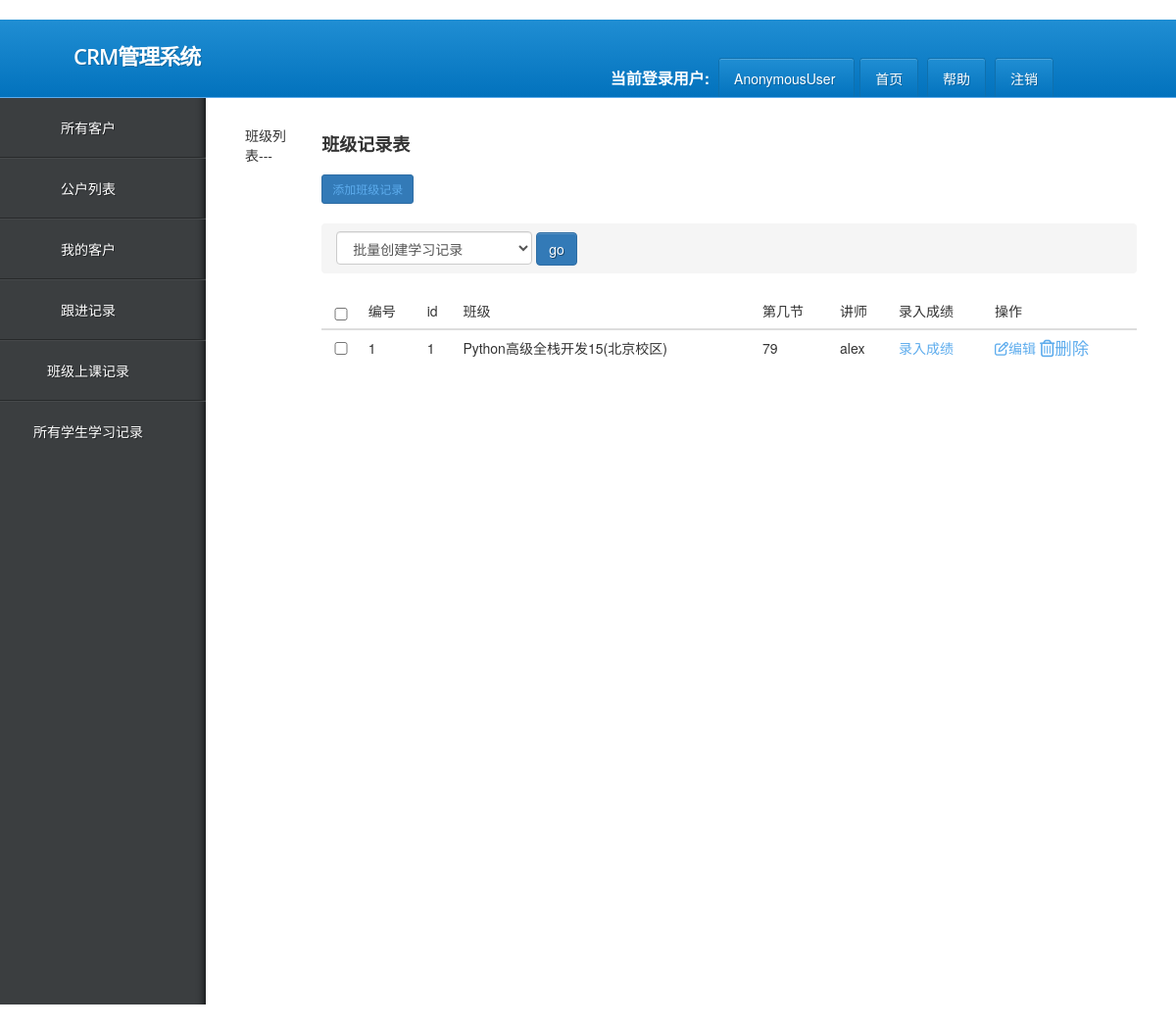
/class_study_record_list/, run on the app's committed database.
### app01/models.py (models this page shows, shortened)
class ClassStudyRecord(models.Model):
    class_obj = models.ForeignKey(verbose_name="班级", to="ClassList",on_delete=models.CASCADE)
    day_num = models.IntegerField(verbose_name="节次", help_text=u"此处填写第几节课或第几天课程...,必须为数字")
    teacher = models.ForeignKey(verbose_name="讲师", to='UserInfo',on_delete=models.CASCADE)
    date = models.DateField(verbose_name="上课日期", auto_now_add=True)
    course_title = models.CharField(verbose_name='本节课程标题', max_length=64, blank=True, null=True)
    course_memo = models.TextField(verbose_name='本节课程内容概要', blank=True, null=True)
    has_homework = models.BooleanField(default=True, verbose_name="本节有作业")
    homework_title = models.CharField(verbose_name='本节作业标题', max_length=64, blank=True, null=True)
    homework_memo = models.TextField(verbose_name='作业描述', max_length=500, blank=True, null=True)
    exam = models.TextField(verbose_name='踩分点', max_length=300, blank=True, null=True)

class ClassList(models.Model):
    course = models.CharField("课程名称", max_length=64, choices=course_choices)
    semester = models.IntegerField("学期")
    campuses = models.ForeignKey('Campuses', verbose_name="校区",on_delete=models.CASCADE)
    price = models.IntegerField("学费", default=10000)
    memo = models.CharField('说明', blank=True, null=True, max_length=100)
    start_date = models.DateField("开班日期")
    graduate_date = models.DateField("结业日期", blank=True, null=True)
    teachers = models.ManyToManyField('UserInfo', verbose_name="老师")
    class_type = models.CharField(choices=class_type_choices, max_length=64, verbose_name='班额及类型', blank=True,
                                  null=True)
    class Meta:
        unique_together = ("course", "semester", 'campuses')
    def __str__(self):
        return "{}{}({})".format(self.get_course_display(), self.semester, self.campuses)

class Campuses(models.Model):
    name = models.CharField(verbose_name='校区', max_length=64)
    address = models.CharField(verbose_name='详细地址', max_length=512, blank=True, null=True)
    def __str__(self):
        return self.name

class UserInfo(AbstractUser):
    tel=models.CharField(max_length=32,null=True,blank=True)
    gender=models.IntegerField(choices=((1,"男"),(2,"女"),(3,"中间的")),default=1,null=True,blank=True)
    depart=models.ForeignKey("Department",on_delete=models.CASCADE,default=1)

### app01/views.py (the view)
# urls.py: url(r'^class_study_record_list/$', views.class_study_record_list),
def class_study_record_list(request):
    class_record_list = ClassStudyRecord.objects.all()
    return render(request, 'students/class_study_record_list.html', locals())

### templates/students/class_study_record_list.html (shortened to what this page needs)
{% extends 'customers/base.html' %}
{% block content %}
    <div class="container-fluid">
        <div class="row">
            <div class="col-md-1">
                班级列表---
            </div>
            <div class="col-md-11">
                <h4><strong> 班级记录表 </strong></h4>
                 <div class="box-header">
                    <h3 class="box-title"><a href="/class_study_record/add/" class="btn btn-primary btn-sm">添加班级记录</a>
                    </h3>
                </div>
                <form action="" method="post" >
                    <ol class="breadcrumb" >
                        <select name="action" id="" class="form-control" style="display: inline-block;width: 200px">
                            <option value="patch_init">批量创建学习记录</option>
                        </select>
                        <button style="vertical-align: 0px" class="btn btn-primary"> go </button>
                    </ol>
                    <table class="table table-hover">
                        <thead>
                        <tr>
                            <th><input type="checkbox"></th>
                            <th>编号</th>
                            <th>id</th>
                            <th>班级</th>
                            <th>第几节</th>
                            <th>讲师</th>
                            <th>录入成绩</th>
                            <th>操作</th>
                        </tr>
                        </thead>
                        <tbody>
                        {% for class_study_obj in class_record_list %}
                            <tr>
                                <td><input type="checkbox" name="selected_pk_list" value="{{ cls_study_record.pk }}"></td>
                                <td>{{ forloop.counter }}</td>
                                <td>{{ class_study_obj.id }}</td>
                                <td>{{ class_study_obj.class_obj }}</td>
                                <td>{{ class_study_obj.day_num }}</td>
                                <td>{{ class_study_obj.teacher }}</td>
                                 <td><a href="/record_score/{{ class_study_obj.pk }}">录入成绩</a></td>
                                <td>
                                    <a href="/url 'class_study_record/?nid={{ class_study_obj.id }}"><i
                                            class="fa fa-edit"
                                            aria-hidden="true">编辑</i></a>
                                    <a href="/url 'class_study_record/?nid={{ class_study_obj.id }}"><i
                                            class="fa fa-trash-o fa-lg">删除</i></a>
                                </td>
                            </tr>
                        {% endfor %}
                        </tbody>
                    </table>
                </form>
            </div>
        </div>
{% endblock %}

### static/my_login_page/css/style.css (style rules this page uses)
* { filter: none; }
html, body, div, span, applet, object, iframe, h1, h2, h3, h4, h5, h6, p, blockquote, pre, a, abbr, acronym, address, big, cite, code, del, dfn, em, img, ins, kbd, q, s, samp, small, strike, strong, sub, sup, tt, var, b, u, i, center, dl, dt, dd, ol, ul, li, fieldset, form, label, legend, table, caption, tbody, tfoot, thead, tr, th, td, article, aside, canvas, details, embed, figure, figcaption, footer, header, hgroup, menu, nav, output, ruby, section, summary, time, mark, audio, video { margin: 0; padding: 0; border: 0; font-size: 100%; font: inherit; vertical-align: baseline; }
body { line-height: 1; }
ol, ul { list-style: none; }
strong { font-weight: bold; }
table { border-collapse: collapse; border-spacing: 0; }
html { height: 100%; }
body { margin:0; padding: 0; height: 100%; font-family: arial; font-size: 12px; background: #f7f7f7; overflow-x: hidden; color: #3B3E40; }
a:link, a:active, a:visited { text-decoration: none; color: #5daced; }
input, textarea { padding:10px; font-size: 12px; font-family: Arial; color:#606060; border:1px solid #e3e3e3; background: #fff; width: 100%; margin: 0 0 15px 0; border-radius:3px; -webkit-border-radius:3px; -moz-border-radius:3px; box-sizing: border-box; -webkit-box-sizing: border-box; -moz-box-sizing: border-box; }
.button, button { border: 1px solid #323537; padding: 10px 15px; color: #fff; position: relative; margin: 0 0 0 5px; border-radius: 3px; -webkit-border-radius: 3px; -moz-border-radius: 3px; box-shadow: inset 0 1px 0 rgba(255, 255, 255, 0.2); -webkit-box-shadow: inset 0 1px 0 rgba(255, 255, 255, 0.2); -moz-box-shadow: inset 0 1px 0 rgba(255, 255, 255, 0.2); text-shadow: 1px 1px 0 rgba(0, 0, 0, 0.4); z-index: 500; background: #4b4f51; background: -moz-linear-gradient(top, #4b4f51 0%, #414547 100%); background: -webkit-gradient(linear, left top, left bottom, color-stop(0%,#4b4f51), color-stop(100%,#414547)); background: -webkit-linear-gradient(top, #4b4f51 0%,#414547 100%); background: -o-linear-gradient(top, #4b4f51 0%,#414547 100%); background: -ms-linear-gradient(top, #4b4f51 0%,#414547 100%); background: linear-gradient(to bottom, #4b4f51 0%,#414547 100%); cursor: pointer; }

### data on the page
ClassStudyRecord: id "1", class_obj "Python高级全栈开发15(北京校区)", day_num "79", teacher "alex"

### other printed values
{{ request.user }} "AnonymousUser"
